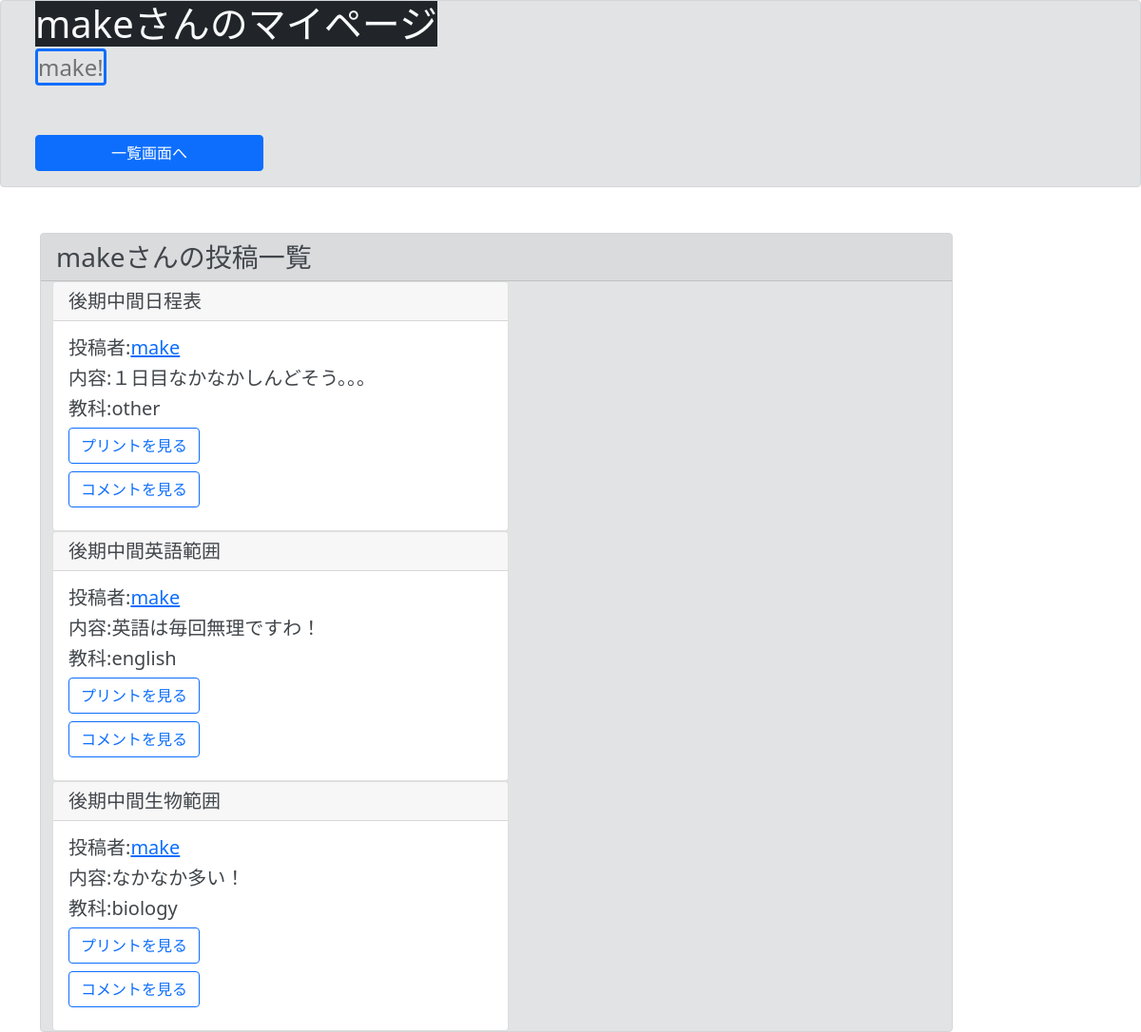
/accounts/profile/make/ (signed in), run on the app's committed database.
### accounts/models.py (models this page shows)
class User_user(AbstractBaseUser,PermissionsMixin):
    username = models.CharField(max_length=25, unique=True)
    email = models.EmailField(unique=True)
    icon = models.ImageField(blank=True, null=True)
    introduction = models.CharField(max_length=75, blank=True, null=True)
    date_joined = models.DateTimeField(default=timezone.now)
    is_staff = models.BooleanField(
        _('staff status'),
        default=False,
        help_text=_('Designates whether the user can log into this admin site.'),
    )
    is_active = models.BooleanField(
        _('active'),
        default=True,
        help_text=_(
            'Designates whether this user should be treated as active. '
            'Unselect this instead of deleting accounts.'
        ),
    )
    followers = models.ManyToManyField('self', blank=True, symmetrical=False)
    objects = UserManager()
    EMAIL_FIELD = 'email'
    USERNAME_FIELD = 'username'
    REQUIRED_FIELDS = ['email']
    class Meta:
        verbose_name = _('user')
        verbose_name_plural = _('users')

### printapp/models.py (models this page shows, shortened)
class PrintModel(models.Model):
    title = models.CharField(max_length=100)
    content = models.TextField()
    author = models.ForeignKey(User_user, on_delete=models.CASCADE)
    images = models.FileField(upload_to='file/%Y/%m/%d')
    category = models.CharField(
        max_length = 50,
        choices = CATEGORY,
        default=CATEGORY[0][0]
    )

### accounts/views.py (the view)
# urls.py: path('profile/<str:username>/',user_profile, name='profile'),
@login_required
def user_profile(request, username):
    object_list = PrintModel.objects.filter(author__username=username).order_by('id').reverse()
    User = get_user_model().objects.get(username=username)
    """ context = {
        'User':get_user_model().objects.get(username=username),
        'object_list':PrintModel.objects.all(),
    } """
    return render(request, 'accounts/user_profile.html', {'object_list':object_list,'User':User})

### templates/accounts/user_profile.html (shortened to what this page needs)
{% extends "base.html" %}
{% load static %}
{% block content %}
<div class="card alert-secondary">
    <div id="profile_page">
        <div id="user_status">
            <p class="h1 text-light bg-dark">{{ User.username }}さんのマイページ</p>
            <p class="text-black-50 h4"><span class="border rounded border-3 border-primary">{{User.introduction}}</span></p>
            <br>
            <br>
            <p><a href="{% url 'printapp:list' %}" class="btn btn-primary" style="width: 15rem;">一覧画面へ</a></p>
        </div>
    </div>
</div>
<br>
<br>
<div class="container">
<div class="card alert-secondary" style="width: 60rem;">
<h3 class="card-header">{{ User.username }}さんの投稿一覧</h3>
    {% for item in object_list %}
    <div class="container">
        <div class="card" style="width: 30rem;">
            <h5 class="card-header">{{item.title}}</h5>
            <div class="card-body">
                <h5 class="card-title">投稿者:<a href="{% url 'accounts:profile' item.author %}">{{item.author}}</a></h5>
                <h5 class="card-title">内容:{{item.content}}</h5>
                <h5 class="card-title">教科:{{item.category}}</h5>
                <h5 class="card-title"><a href="{{ item.images.url }}" class="btn btn-outline-primary">プリントを見る</a></h5>
                <h5 class="card-title"><a href="{% url 'printapp:detail' item.pk %}" class="btn btn-outline-primary">コメントを見る</a></h5>
            </div>
        </div>
    </div>
    {% endfor %}
</div>
</div>
{% endblock %}

### templates/accounts/user_profile.html (style rules this page uses)
* { margin: 0; padding: 0; background-repeat: repeat-y; }
#profile_page { padding-left: 3%; }
#user_status { display: inline-block; }

### data on the page
User_user: introduction "make!", username "make"
PrintModel: title "後期中間日程表", author "make", content "１日目なかなかしんどそう。。。", category "other"
PrintModel: title "後期中間英語範囲", author "make", content "英語は毎回無理ですわ！", category "english"
PrintModel: title "後期中間生物範囲", author "make", content "なかなか多い！", category "biology"
